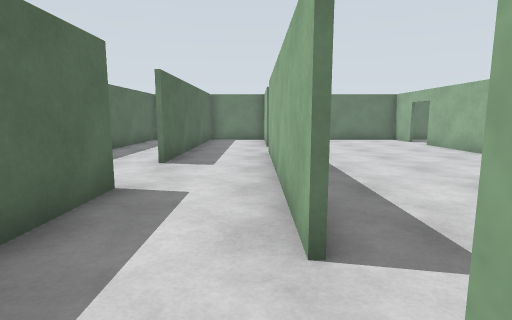
View 1 (above)

17 first-person views from a walk through a Gazebo world. The camera is 1.2 m above the floor, tilts 8° down and sees 80° across. The lines on the ground mark 1 m squares. The floor is counted in squares, 1 m on a side. Each view is taken from the middle of a square. On the plan, view 1 faces up. The plan holds only what a view shows up to about 13 squares ahead; the rest is blank. The place goes on beyond the plan. Some stock models are drawn as simple stand-ins.

View 2
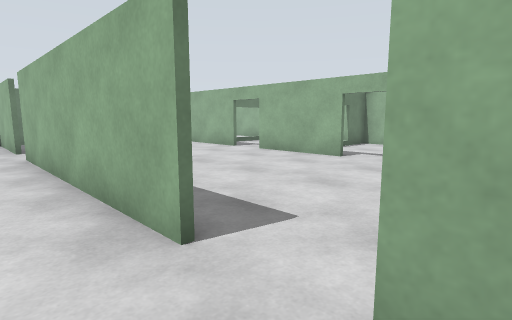

View 3
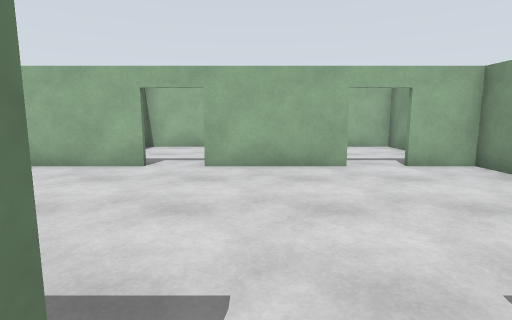

View 4
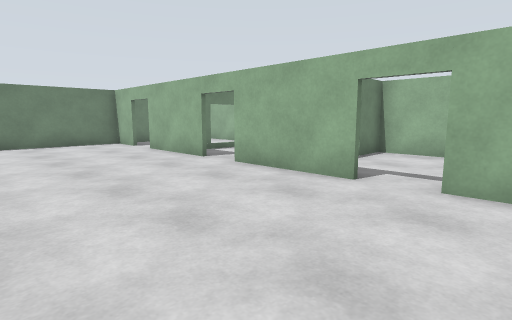

View 5
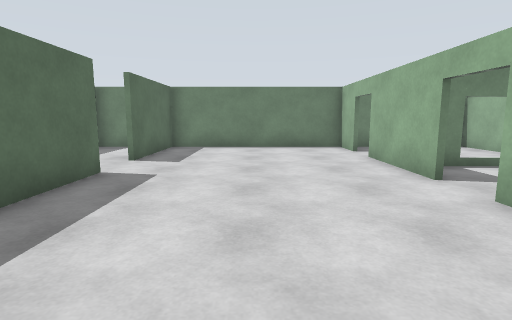

View 6
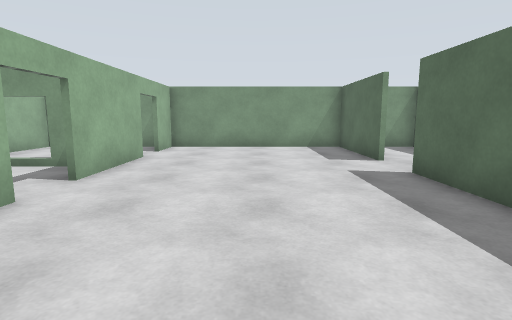

View 7
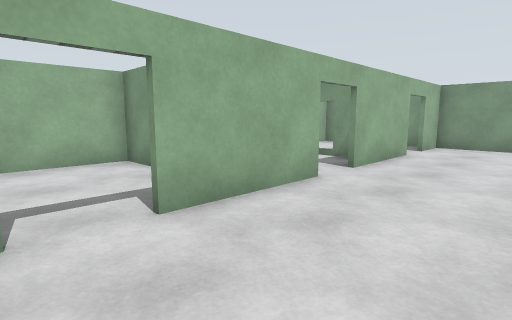

View 8
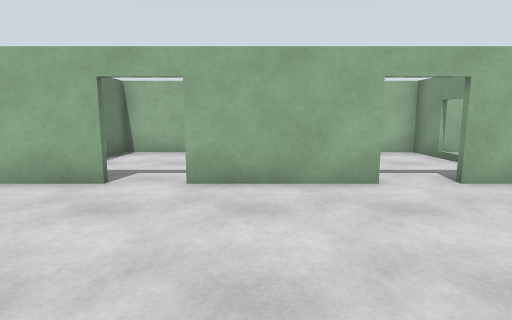

View 9
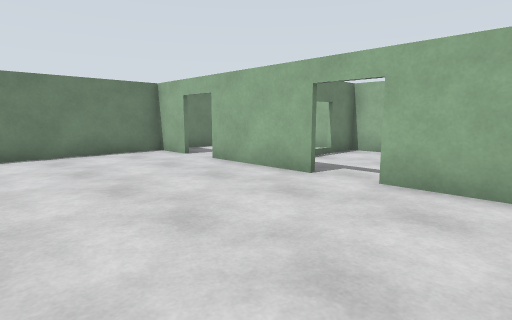

View 10
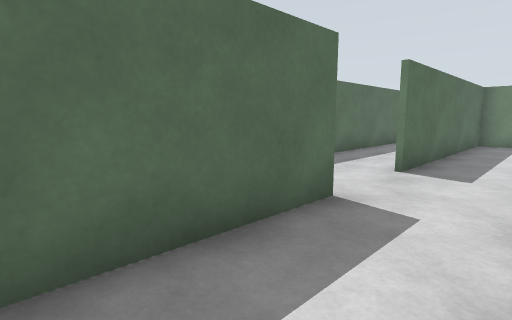

View 11
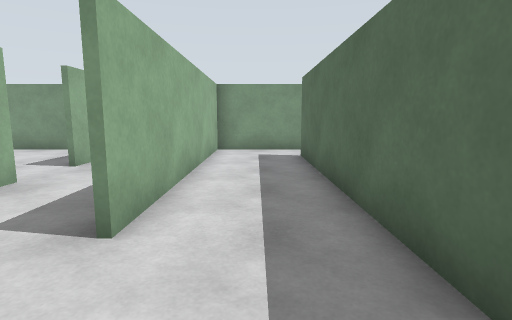

View 12
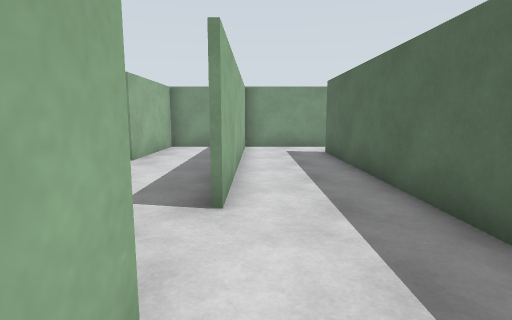

View 13
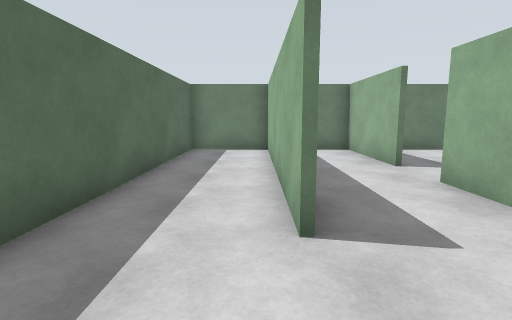

View 14
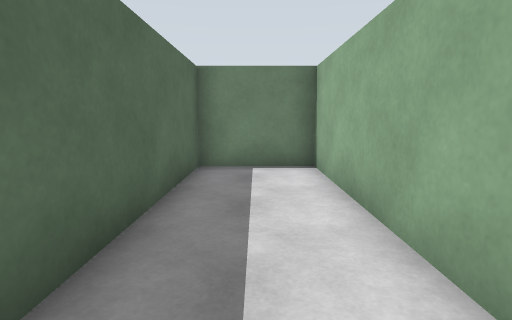

View 15
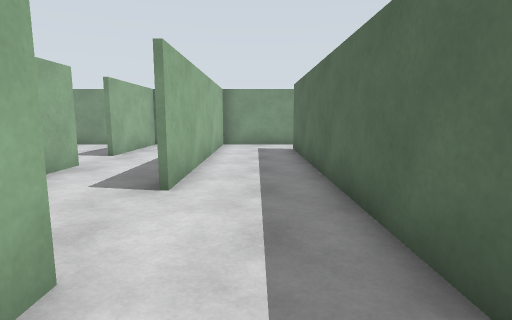

View 16
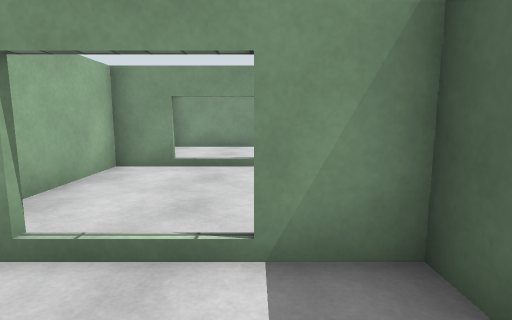

View 17
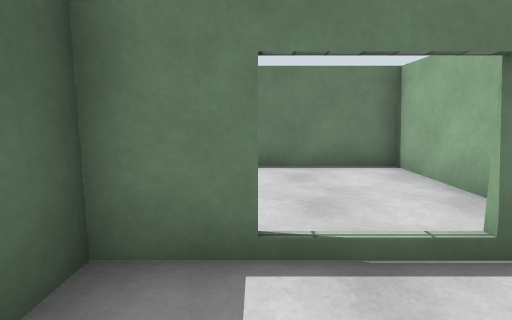

### Floor plan
Key: @ floor where view 1 was taken; # wall or solid block; . floor; D open door; T thing the floor can be seen under or through.
Columns run from 6 left of view 1 to 13 right of it. Each row starts with its distance up from view 1.
 16  ###################
 15  #..#..#......#....#
 14  #..#..#.....DD....#
 13  #..#..#......#....#
 12  #..#.........#.TT.#
 11  #..#.........TT.TT#
 10  #..#..#......T....#
  9  #..#..#.....DD....#
  8  #..#..#......#....#
  7  #.....#......#.TT.#
  6  #.....#......#T.TT#
  5  #..#..#......#....#
  4  #..#..#.....DD....#
  3  #..#..#......#....#
  2  #..#.........#.TT.#
  1  #..#.........#T.T##
  0  #..#.@#......#....#
 -1  #..#..#.....DD....#
 -2  ...#..#......#....#
 -3 ....#..#......#....#
 -4 ####################

Where each view was taken, in squares from view 1:
view 1: 0 up, 0 right, facing up
view 2: 0 up, 1 left, facing up-right
view 3: 2 up, 0 right, facing right
view 4: 2 up, 2 right, facing up-right
view 5: 4 up, 4 right, facing up
view 6: 9 up, 4 right, facing down
view 7: 10 up, 4 right, facing down-right
view 8: 7 up, 2 right, facing right
view 9: 6 up, 2 right, facing up-right
view 10: 1 up, 0 right, facing up-left
view 11: 8 up, 4 left, facing down
view 12: 9 up, 3 left, facing down
view 13: 5 up, 3 left, facing up
view 14: 9 up, 4 left, facing up
view 15: 10 up, 4 left, facing down
view 16: 9 up, 9 right, facing down
view 17: 9 up, 9 right, facing up
